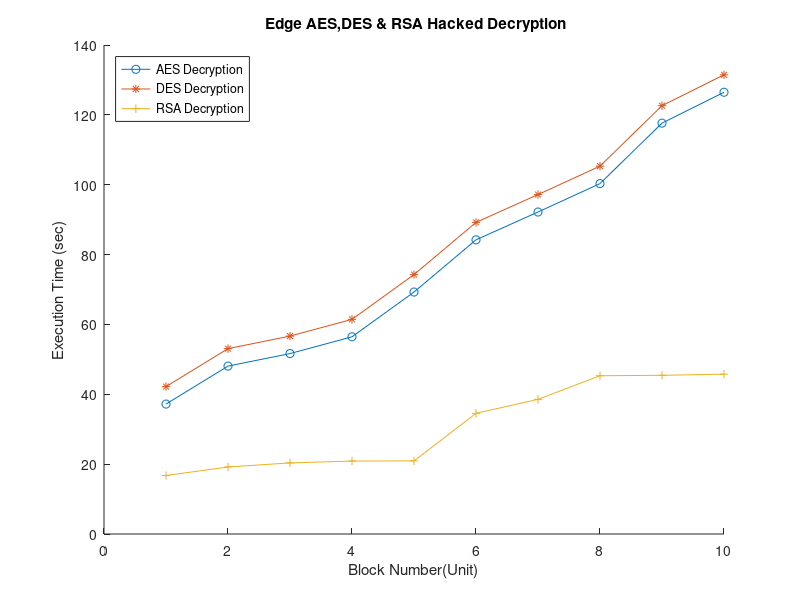

MATLAB code to generate this figure:
clear all;
close all;
clc

A= dlmread("not_hacked.csv");
x= A(:,1);
y= A(:,2);
z= A(:,3);

hold on
plot(x, '-o');
plot(y, '-*');
plot(z, '-+');

legend('AES Decryption', 'DES Decryption','RSA Decryption', 'Location', 'NorthWest')
xlabel('Block Number(Unit)'), ylabel('Execution Time (sec)')
title(' Edge AES,DES & RSA Hacked Decryption')
